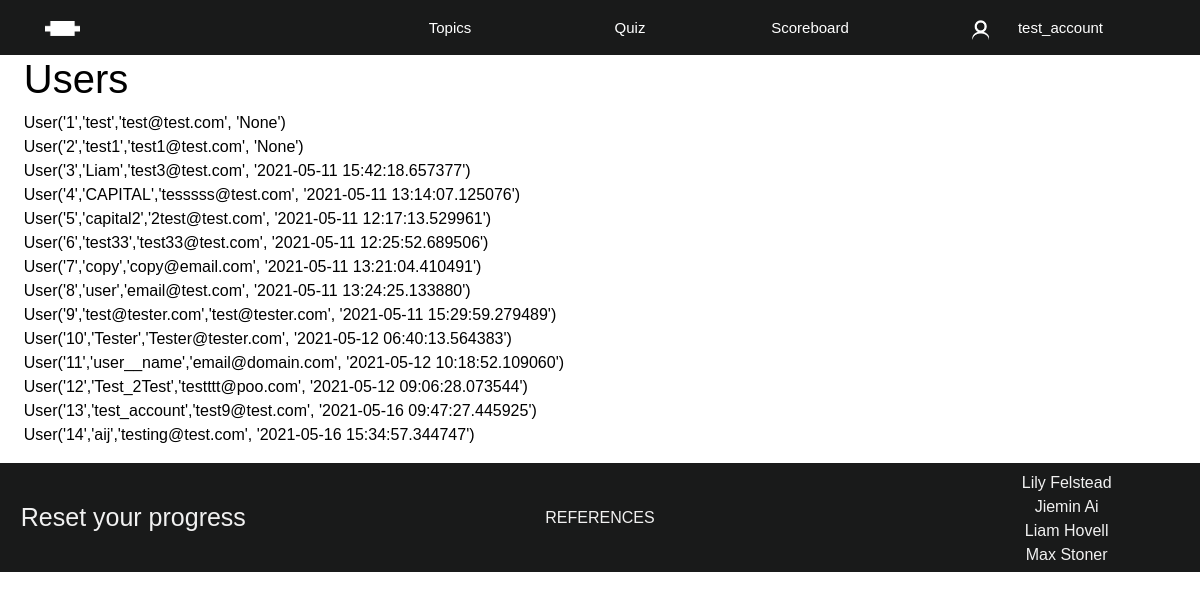
The app's page /users (signed in), older data.
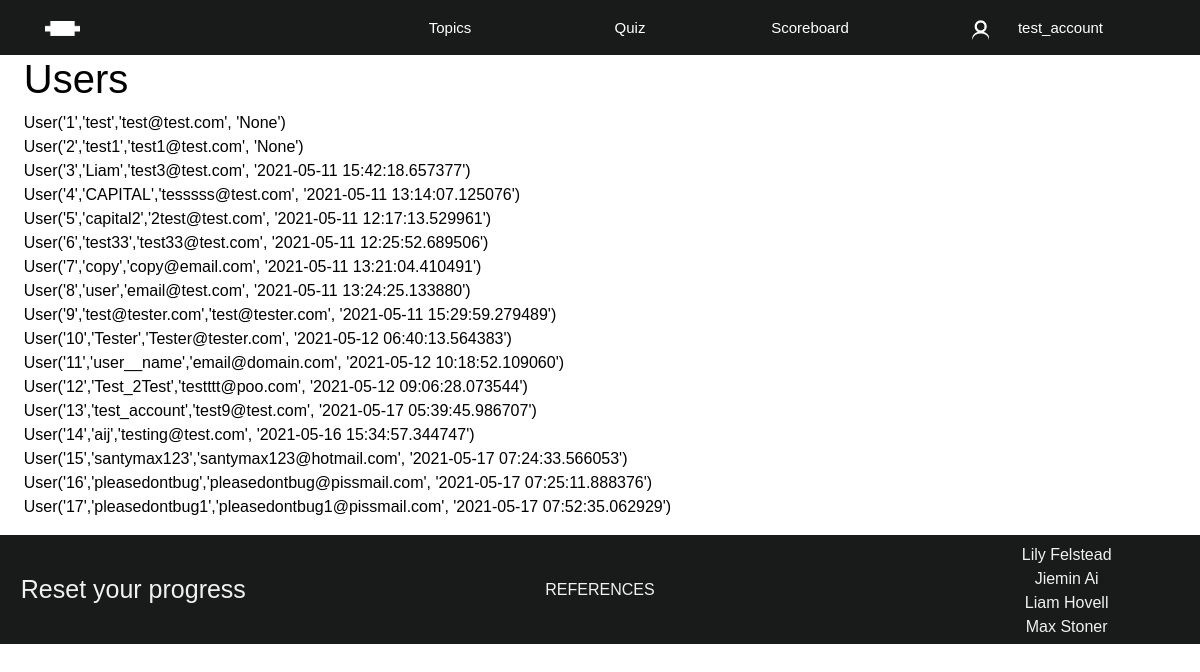
The same page, newer data.
### app/models.py (models this page shows)
class User(db.Model, UserMixin):
    id = db.Column(db.Integer, primary_key = True)
    username = db.Column(db.String(20), unique = True, nullable=False)
    email = db.Column(db.String(120), unique = True, nullable=False)
    password = db.Column(db.String(60), nullable=False)
    about_me = db.Column(db.String(140))
    last_seen = db.Column(db.DateTime, default=datetime.utcnow)
    scores = db.relationship('Scores', backref='user_info', lazy=True)
    def __repr__(self):
        return f"User('{self.id}','{self.username}','{self.email}', '{self.last_seen}')"

### app/routes.py (the view)
@app.route("/users")
@login_required
def users():
    users_in_database = User.query.all()
    for user in users_in_database:
        print (user.username)
    return render_template('users.html', title= 'Users', all_users = users_in_database)

### app/models.py (called while the page is built)
@login_manager.user_loader
def load_user(user_id):
    return User.query.get(int(user_id))

### app/routes.py (called while the page is built)
@app.before_request
def before_request():
    if current_user.is_authenticated:
        current_user.last_seen = datetime.utcnow()
        db.session.commit()

### app/templates/users.html
{% extends "layout.html" %}
{% block content %}
<h1>Users</h1>
{% for item in all_users %}
    {{item}} </br>
{% endfor %}
{% endblock %}

### app/templates/layout.html (shortened to what this page needs)
<!DOCTYPE html>
<html lang="en">
  <head>
    <link rel="stylesheet" href="https://stackpath.bootstrapcdn.com/bootstrap/4.4.1/css/bootstrap.min.css">
    <link rel="stylesheet" href="{{url_for('static', filename='css/layout.css')}}">
  </head>
  <body>
    <header id="main-header">
      <ul>
        <a class="header-logo" href="{{url_for('home')}}">
          <li>
            <img
              src="{{url_for('static', filename='logo.png')}}"
              alt=""
              style="height: 15px"
            />
          </li>
        </a>
        <a></a>
        <div class="header-dropdown header-item">
          <li>Topics</li>
        </div>
        <a class="header-item" href="{{url_for('quiz')}}">
          <li>Quiz</li>
        </a>
        <a class="header-item" href="{{url_for('scoreboard')}}">
          <li>Scoreboard</li>
        </a>
        {% if current_user.is_authenticated %}
        <a
          class="header-item"
          href="{{url_for('account', username = current_user.username)}}"
          style="padding-right: 25px; grid-column: 6 / 8"
        >
          <li>
            <img
              src="{{url_for('static', filename='account.png')}}"
              style="height: 25px; margin-right: 5%"
              alt=""
            /><span>{{current_user.username}}</span>
          </li>
        </a>
        {% endif %}
      </ul>
    </header>
    <div id="body-wrapper">
      <main id="content">
        {% block content %}{% endblock %}
      </main>
      <aside id="progress">
      </aside>
    </div>
    <footer id="footer">
      <div class="reset-button">
        <a href="javascript:resetProgress()">Reset your progress</a>
      </div>
      <div class="reference-link">
        <a href="{{url_for('reference')}}">REFERENCES</a>
      </div>
      <div class="names">
        Lily Felstead <br />
        Jiemin Ai <br />
        Liam Hovell <br />
        Max Stoner <br />
      </div>
    </footer>
  </body>
</html>

### app/static/css/layout.css (style rules this page uses)
:root { --header-default: #191a1a; --header-hover: #2a2b2b; --header-active: #191a1a; --header-login: #191a1a; --header-height: 55px; --header-topics: #f1f1f1; --header-topics-hover: #ddd; --header-topics-completed: #a3a3a3; --shading: #e4e4e4; --progress-bar: #4e4e4e; --button-primary-color: #191a1a; --button-secondary-color: #2a2b2b; --footer-default: #191a1a; --footer-content: #f1f1f1; --footer-hover: #2a2b2b; }
body { margin: 0; padding: 0; font-family: Arial, Helvetica, sans-serif; color: black; }
#main-header { position: sticky; top: 0; width: 100%; overflow: visible; z-index: 1; }
#main-header > ul { list-style-type: none; padding: 0; margin: 0px; background-color: var(--header-login); display: grid; grid-template-columns: repeat(6, 3fr) 2fr; grid-template-rows: var(--header-height); }
.header-item { background-color: var(--header-default); color: white; text-decoration: none; font-family: Verdana, Helvetica, sans-serif; font-size: 15px; }
.header-item > li, .header-item a { text-align: center; color: white; vertical-align: middle; line-height: var(--header-height); }
.header-logo { margin: auto; width: 50%; float: left; }
.header-dropdown { display: inline-block; width: auto; }
.header-item img { padding-right: 15px; position: relative; bottom: -3px; }
.header-item img + span { margin: 0; }
#body-wrapper { display: grid; grid-template-columns: 1fr 10px; grid-template-areas: "body sidebar"; }
#content { grid-area: body; padding: 0px 2%; }
#progress { grid-area: sidebar; position: sticky; align-self: start; top: var(--header-height); height: 100%; }
#footer { background-color: var(--footer-default); width: 100%; display: grid; justify-items: center; align-items: center; grid-template-columns: 2fr 5fr 2fr; }
.names { margin: 8px 0px 5px 0px; color: var(--footer-content); text-align: center; }
.reset-button { text-align: center; }
.reset-button a:link { font-size: 25px; text-decoration: none; color: var(--footer-content); }
.reference-link a:link, .reference-link a:visited { text-decoration: none; color: var(--footer-content); }

Row changes from the older to the newer data that the page shows:
changed User "test_account": id+username+email "User('13','test_account','test9@test.com', '2021-05-16 09:47:27.445925')" → "User('13','test_account','test9@test.com', '2021-05-17 05:39:45.986707')"
added User: id+username+email "User('15','santymax123','santymax123@hotmail.com', '2021-05-17 07:24:33.566053')"
added User: id+username+email "User('16','pleasedontbug','pleasedontbug@pissmail.com', '2021-05-17 07:25:11.888376')"
added User: id+username+email "User('17','pleasedontbug1','pleasedontbug1@pissmail.com', '2021-05-17 07:52:35.062929')"
